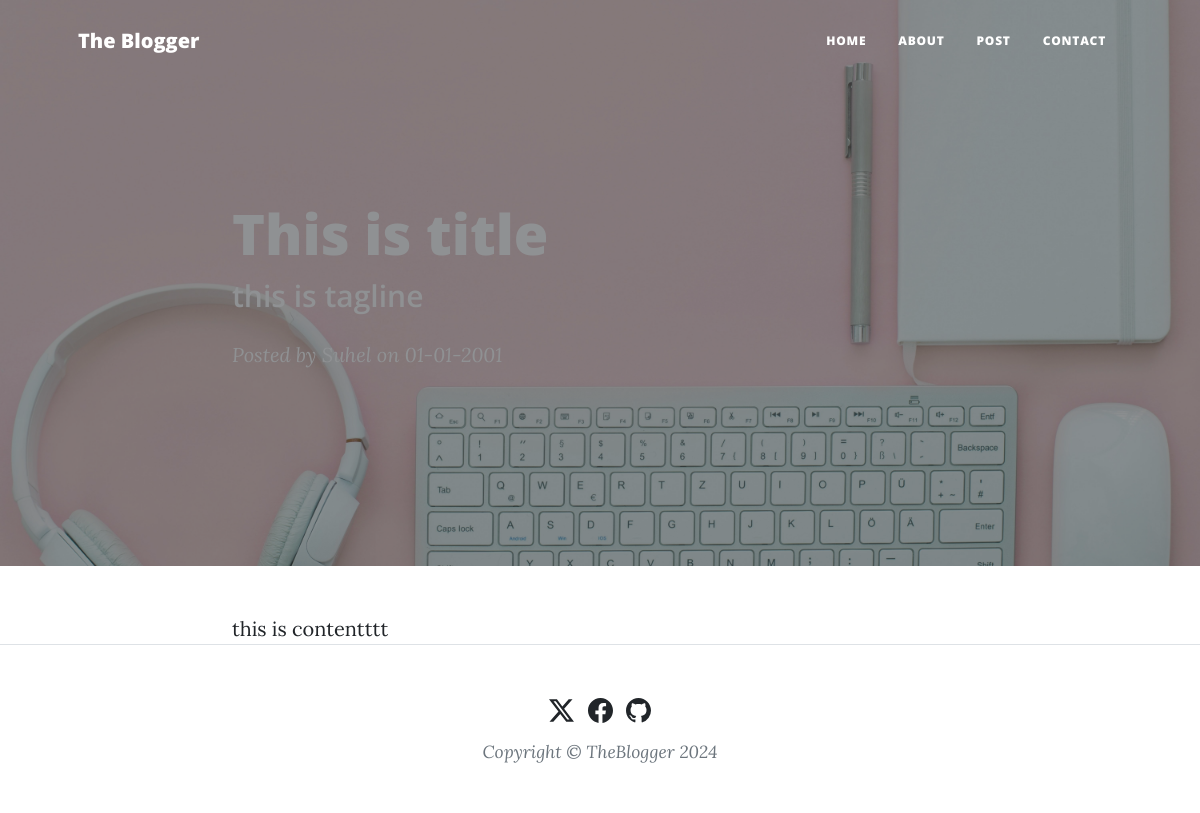
The app's page /post/first-slug with its own data.
### db.py (models this page shows, shortened)
class Posts(db.Model):
    sno = db.Column(db.Integer, primary_key=True)
    title = db.Column(db.String(80), nullable=False)
    slug = db.Column(db.String(21), nullable=False)
    content = db.Column(db.String(120), nullable=False)
    tagline = db.Column(db.String(120), nullable=False)
    date = db.Column(db.String(12), nullable=True)
    img_file = db.Column(db.String(12), nullable=True)

### app.py (the view)
@app.route("/post/<string:post_slug>", methods=['GET'])
def post(post_slug):
    post = Posts.query.filter_by(slug=post_slug).first()
    return render_template('post.html', params=params, post=post)

### templates/post.html (shortened to what this page needs)
{% extends "layout.html" %} {% block body %}
{% set fname = 'assets/img/' + post.img_file %}
<header
  class="masthead"
  style="background-image: url('{{ url_for('static', filename=fname) }}')"
>
  <div class="container">
    <div class="row">
      <div class="col-lg-8 col-md-10 mx-auto">
        <div class="post-heading">
          <h1>{{post.title}}</h1>
          <h2 class="subheading">{{ post.tagline }}</h2>
          <span class="meta"
            >Posted by
            <a href="#">Suhel</a>
            on {{post.date}}</span
          >
        </div>
      </div>
    </div>
  </div>
</header>
<article>
  <div class="container">
    <div class="row">
      <div class="col-lg-8 col-md-10 mx-auto">{{post.content}}</div>
    </div>
  </div>
</article>
{% endblock %}

### records on screen
Posts: title "This is title", tagline "this is tagline", date "01-01-2001", content "this is contentttt"
